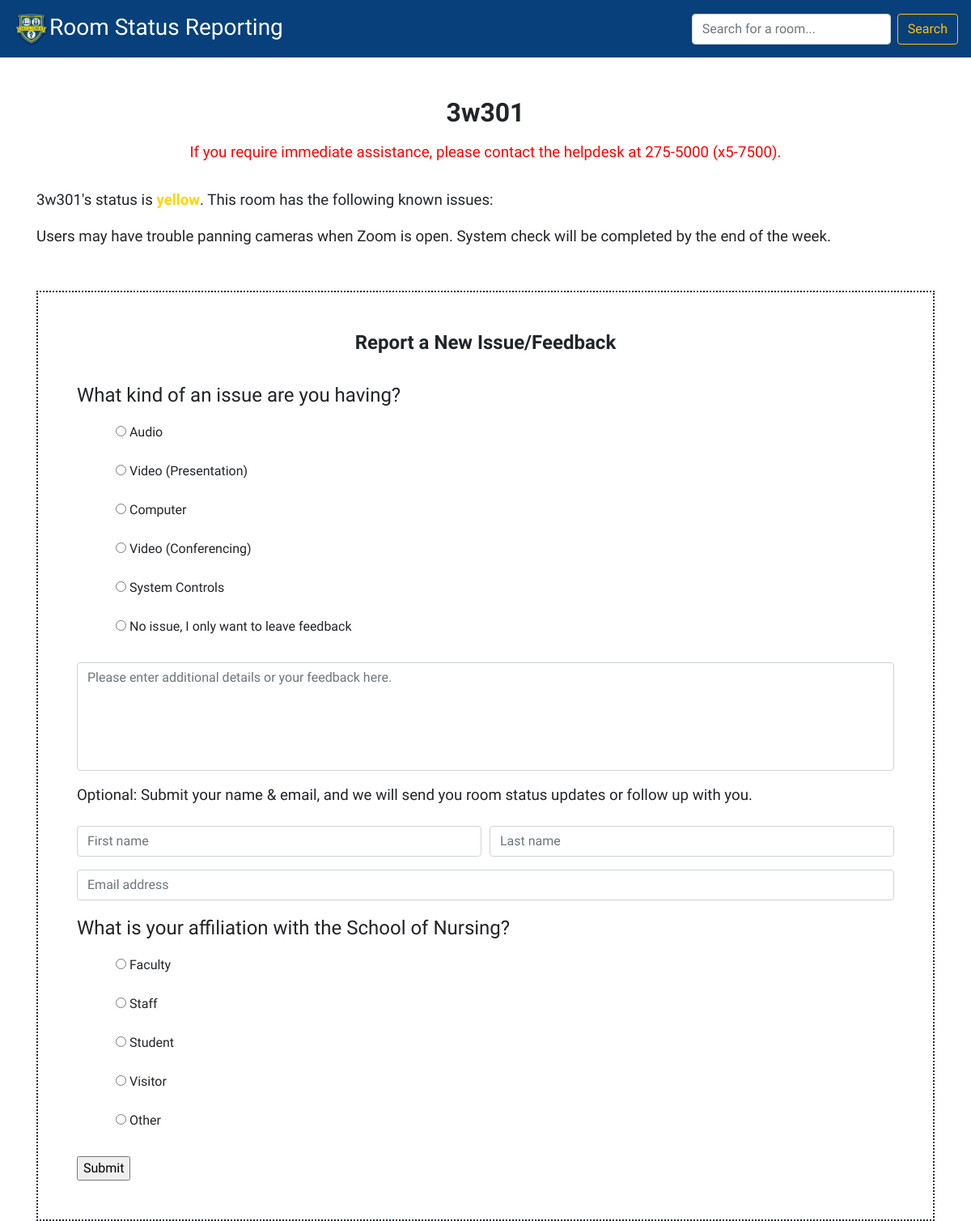
Page /rooms/3w301/ on the committed database.
### rooms/models.py (models this page shows, shortened)
class Room(models.Model):
    name = models.CharField(max_length=100, primary_key=True, unique=True)
    image = models.ImageField()
    details = models.TextField(null=True, blank=True)
    floorplan = models.ImageField(null=True, blank=True)
    ROOM_STATUS = (
        ('r', 'Red'),
        ('y', 'Yellow'),
        ('g', 'Green'),
    )
    status = models.CharField(max_length=1, choices=ROOM_STATUS,
                              blank=True, default='g', help_text='Status of the room')
    no_new_tickets = models.BooleanField(default=True)
    def __str__(self):
        return self.name
    class Meta:
        ordering = ['name']

### rooms/views.py (the view, shortened to what this page needs)
# urls.py: path('<str:room_name>/', views.ticket, name='ticket'),
def ticket(request, room_name):
    room_name = get_object_or_404(Room, pk=room_name)
    str_room_name = str(room_name)
    room = Room.objects.all()
    form_class = TicketForm
    if request.method == 'GET':
        form = TicketForm()
    return render(request, 'ticket.html', context={'room_name': room_name, 'room': room, 'form': form_class, })

### rooms/templates/ticket.html (shortened to what this page needs)
{% extends "base_generic.html" %}
{% block content %}
<div class="container">
<h1><strong>{{room_name}}</strong></h1>
<p class="red-text center large-text small-padding">If you require immediate assistance, please contact the helpdesk at 275-5000 (x5-7500).</p>
{% if room_name.status == 'g' %} <p class="large-text">{{room_name}}'s status is <strong id="green-text">green</strong>.  This room is in perfect working order.</p>{%elif room_name.status == 'y' %}<p class="large-text">{{room_name}}'s status is <strong id="yellow-text">yellow</strong>. This room has the following known issues: </p>{% elif room_name.status == 'r' %} <p class="large-text">{{room_name}}'s status is <strong class="red-text">red</strong>. This room is currently unusable.</p>{% endif %}
<p class="large-text" id="break">{{room_name.details}}</p>
<form id="ticket-border" class="" method="post">
<h2><strong>Report a New Issue/Feedback</strong></h2>
<fieldset>
  <legend>What kind of an issue are you having?</legend>
  {{form.type_of_issue}}
</fieldset>
{{form.feedback_or_further_details}}
<h3>Optional: Submit your name & email, and we will send you room status updates or follow up with you.</h3>
  <div class="form-row">
    <div class="form-group col-md-6">
      {{form.first_name}}
    </div>
    <div class="form-group col-md-6">
      {{form.last_name}}
    </div>
  </div>
  <div class="form-group">
    {{form.email_address}}
  </div>
<fieldset>
  <legend>What is your affiliation with the School of Nursing?</legend>
  {{form.affiliation}}
  </fieldset>
  <input type="submit" value="Submit">
  </form>
</div>
{% endblock content %}

### rooms/static/css/styles.css (style rules this page uses)
body { font-family: 'Varela Round', sans-serif; }
.container { padding-top: 5.5em; }
h1 { padding-bottom: 0.25em; padding-top: 1em; font-size: 2em; text-align: center; }
h2 { font-size: 1.5em; text-align: center; padding-bottom: 1em; }
h3 { font-size: 1.17em; padding-top: 1em; padding-bottom: 1em; }
.large-text { font-size: 1.17em; }
#yellow-text { color: gold; }
.red-text { color: red; }
textarea { resize: none; }
ul { list-style-type: none; }
li { padding: 0.5em; }
.center { text-align: center; }
#break { padding-bottom: 2em; }
#ticket-border { border-style: dotted; border-width: 0.15em; padding: 3em; }
.small-padding { padding-bottom: 0.8em; }

### rows in the picture
Room: name "3w301", details "Users may have trouble panning cameras when Zoom is open. System check will be completed by the end of the week."
